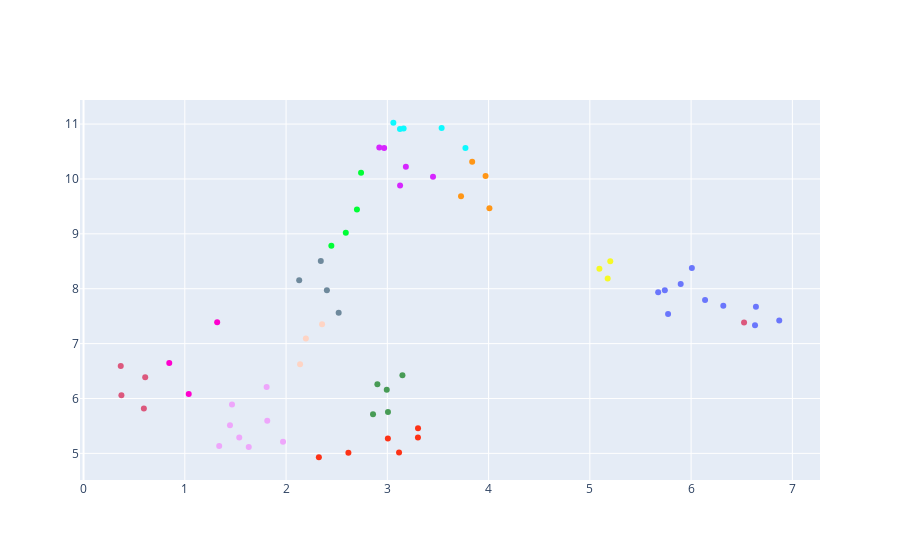

Notebook code for this chart:
### Markdown cell above
gmm_cluster_counts = cluster_distribution(gmm_cluster)

### Code cell
fig = go.Figure(data=go.Scatter(x=Xr[:, 0],
                                y=Xr[:, 1],
                                mode='markers',
                                text=[f'{label}|{n_token}' for label, n_token in zip(aggr.label, aggr.n_texts)],
                                marker_color=plotly_color_categorical_values(gmm_cluster)))


fig.show()

### Figure 1 — Plotly figure (JSON) as saved in the notebook; plotly's stock layout.template omitted (floating-point values rounded to 4 significant figures)
{"data": [{"marker": {"color": ["#FD3216", "#EEA6FB", "#F6F926", "#FF9616", "#FD3216", "#DC587D", "#00FE35", "#FED4C4", "#6A76FC", "#EEA6FB", "#D626FF", "#F6F926", "#FED4C4", "#479B55", "#6A76FC", "#FF9616", "#F6F926", "#6E899C", "#6A76FC", "#D626FF", "#6A76FC", "#6A76FC", "#EEA6FB", "#479B55", "#0DF9FF", "#0DF9FF", "#FED4C4", "#6E899C", "#479B55", "#6A76FC", "#FE00CE", "#FF9616", "#FD3216", "#EEA6FB", "#D626FF", "#00FE35", "#6A76FC", "#D626FF", "#EEA6FB", "#6E899C", "#DC587D", "#0DF9FF", "#D626FF", "#FD3216", "#6A76FC", "#FE00CE", "#FE00CE", "#FD3216", "#EEA6FB", "#00FE35", "#6E899C", "#479B55", "#6A76FC", "#479B55", "#EEA6FB", "#6A76FC", "#0DF9FF", "#FF9616", "#DC587D", "#FD3216", "#0DF9FF", "#00FE35", "#DC587D", "#DC587D", "#EEA6FB"]}, "mode": "markers", "text": ["English|1382", "French|204", "German|190", "Japanese|100", "English, Spanish|78", "Spanish|71", "Korean|51", "English, French|51", "Turkish|45", "French, English|45", "Mandarin|33", "German, English|29", "English, German|24", "English, Russian|24", "Norwegian|23", "Danish|21", "Dutch|21", "English, Japanese|18", "Swedish|18", "Russian|18", "Italian|18", "Icelandic|15", "English, Italian|13", "English, Ukrainian|13", "Cantonese|13", "Thai|12", "Hindi|11", "English, Arabic|11", "English, Mandarin|11", "Portuguese|10", "Spanish, English|10", "Japanese, English|10", "English, Portuguese|9", "French, German|8", "Mandarin, English|8", "Cantonese, English|7", "German, Turkish|7", "Mandarin, Cantonese|7", "English, French, Italian|6", "Korean, English|6", "French, Arabic|6", "Chinese|6", "Greek|5", "Swedish, English|5", "Norwegian, English|5", "English, Chinese|5", "English, Latin|5", "English, Hebrew|5", "French, Italian|5", "Polish|5", "English, French, German|5", "English, Greek|5", "Swiss German|5", "English, Korean|5", "French, Spanish|4", "English, Italian, Spanish|4", "Thai, English|4", "Russian, English|4", "Arabic, French|4", "English, Thai|4", "Arabic|4", "Cantonese, Mandarin|4", "English, Arabic, Hebrew|4", "Romanian|4", "Dutch, English|4"], "type": "scatter", "x": [2.616, 1.446, 5.094, 3.97, 3.303, 0.6089, 2.59, 2.138, 6.631, 1.34, 2.969, 5.202, 2.356, 3.149, 5.741, 4.008, 5.176, 2.13, 5.675, 3.451, 6.64, 6.138, 1.814, 2.902, 3.536, 3.125, 2.195, 2.519, 2.859, 6.871, 0.8466, 3.728, 3.116, 1.808, 3.183, 2.7, 5.897, 2.921, 1.97, 2.343, 0.3739, 3.06, 3.126, 2.324, 5.773, 1.32, 1.039, 3.005, 1.466, 2.447, 2.403, 3.006, 6.318, 2.994, 1.538, 6.007, 3.771, 3.838, 0.5957, 3.302, 3.161, 2.74, 0.3673, 6.523, 1.631], "y": [5.011, 5.512, 8.364, 10.05, 5.458, 6.386, 9.019, 6.623, 7.334, 5.132, 10.56, 8.502, 7.353, 6.425, 7.973, 9.464, 8.185, 8.156, 7.935, 10.04, 7.673, 7.796, 5.596, 6.258, 10.93, 10.91, 7.095, 7.562, 5.711, 7.423, 6.648, 9.683, 5.015, 6.211, 10.22, 9.444, 8.088, 10.57, 5.211, 8.507, 6.061, 11.02, 9.881, 4.929, 7.537, 7.388, 6.084, 5.273, 5.89, 8.781, 7.972, 5.755, 7.69, 6.16, 5.287, 8.376, 10.56, 10.31, 5.819, 5.29, 10.92, 10.11, 6.59, 7.386, 5.115]}], "layout": {}}
